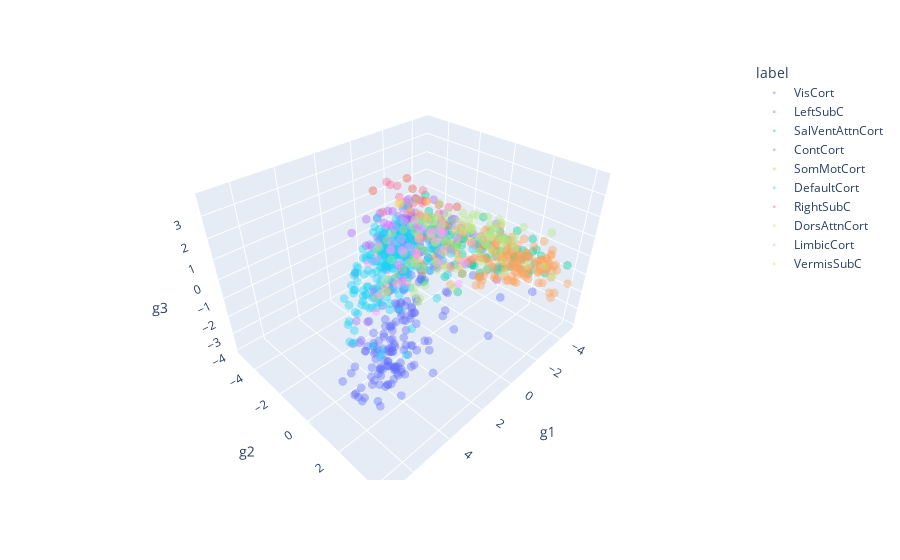

Notebook code for this chart:
### Code cell
# this can be less noisy if we average values per region. this is a sample not the mean.
fig = px.scatter_3d(df.sample(1000), x='g1', y='g2', z='g3', color='label', opacity=.4)
fig.update_traces(marker_size=3)
fig.show()
